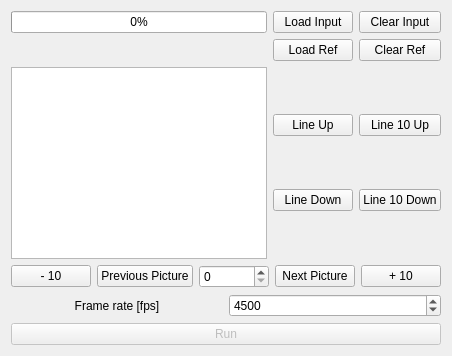
      <widget class="QWidget" name="tab_3">
       <property name="enabled">
        <bool>true</bool>
       </property>
       <attribute name="title">
        <string>Frequency Analysis</string>
       </attribute>
       <layout class="QGridLayout" name="gridLayout_11">
        <item row="0" column="0">
         <layout class="QGridLayout" name="gridLayout_10">
          <item row="1" column="2">
           <widget class="QPushButton" name="clearInput">
            <property name="text">
             <string>Clear Input</string>
            </property>
           </widget>
          </item>
          <item row="2" column="2">
           <widget class="QPushButton" name="clearRef">
            <property name="text">
             <string>Clear Ref</string>
            </property>
           </widget>
          </item>
          <item row="1" column="1">
           <widget class="QPushButton" name="loadInput">
            <property name="text">
             <string>Load Input</string>
            </property>
           </widget>
          </item>
          <item row="1" column="0">
           <widget class="QProgressBar" name="cineLoadBar">
            <property name="maximum">
             <number>1001</number>
            </property>
            <property name="value">
             <number>0</number>
            </property>
            <property name="alignment">
             <set>Qt::AlignCenter</set>
            </property>
            <property name="textVisible">
             <bool>true</bool>
            </property>
           </widget>
          </item>
          <item row="2" column="1">
           <widget class="QPushButton" name="loadRef">
            <property name="text">
             <string>Load Ref</string>
            </property>
           </widget>
          </item>
          <item row="3" column="0">
           <widget class="QGraphicsView" name="graphicsView"/>
          </item>
          <item row="3" column="1">
           <layout class="QVBoxLayout" name="verticalLayout">
            <item>
             <widget class="QPushButton" name="lineUp">
              <property name="text">
               <string>Line Up</string>
              </property>
             </widget>
            </item>
            <item>
             <widget class="QPushButton" name="lineDown">
              <property name="text">
               <string>Line Down</string>
              </property>
             </widget>
            </item>
           </layout>
          </item>
          <item row="3" column="2">
           <layout class="QVBoxLayout" name="verticalLayout_2">
            <item>
             <widget class="QPushButton" name="line10Up">
              <property name="text">
               <string>Line 10 Up</string>
              </property>
             </widget>
            </item>
            <item>
             <widget class="QPushButton" name="line10Down">
              <property name="text">
               <string>Line 10 Down</string>
              </property>
             </widget>
            </item>
           </layout>
          </item>
         </layout>
        </item>
        <item row="3" column="0">
         <widget class="QPushButton" name="freqRun">
          <property name="enabled">
           <bool>false</bool>
          </property>
          <property name="text">
           <string>Run</string>
          </property>
         </widget>
        </item>
        <item row="1" column="0">
         <layout class="QHBoxLayout" name="horizontalLayout_3">
          <item>
           <widget class="QPushButton" name="minus10">
            <property name="text">
             <string>- 10</string>
            </property>
           </widget>
          </item>
          <item>
           <widget class="QPushButton" name="prevPic">
            <property name="text">
             <string>Previous Picture</string>
            </property>
           </widget>
          </item>
          <item>
           <widget class="QSpinBox" name="picID">
            <property name="maximum">
             <number>1000</number>
            </property>
           </widget>
          </item>
          <item>
           <widget class="QPushButton" name="nextPic">
            <property name="text">
             <string>Next Picture</string>
            </property>
           </widget>
          </item>
          <item>
           <widget class="QPushButton" name="plus10">
            <property name="text">
             <string>+ 10</string>
            </property>
           </widget>
          </item>
         </layout>
        </item>
        <item row="2" column="0">
         <layout class="QHBoxLayout" name="horizontalLayout_4">
          <item>
           <widget class="QLabel" name="label_31">
            <property name="text">
             <string>Frame rate [fps]</string>
            </property>
            <property name="alignment">
             <set>Qt::AlignCenter</set>
            </property>
           </widget>
          </item>
          <item>
           <widget class="QSpinBox" name="frameRate">
            <property name="maximum">
             <number>100000</number>
            </property>
            <property name="value">
             <number>4500</number>
            </property>
           </widget>
          </item>
         </layout>
        </item>
       </layout>
      </widget>
